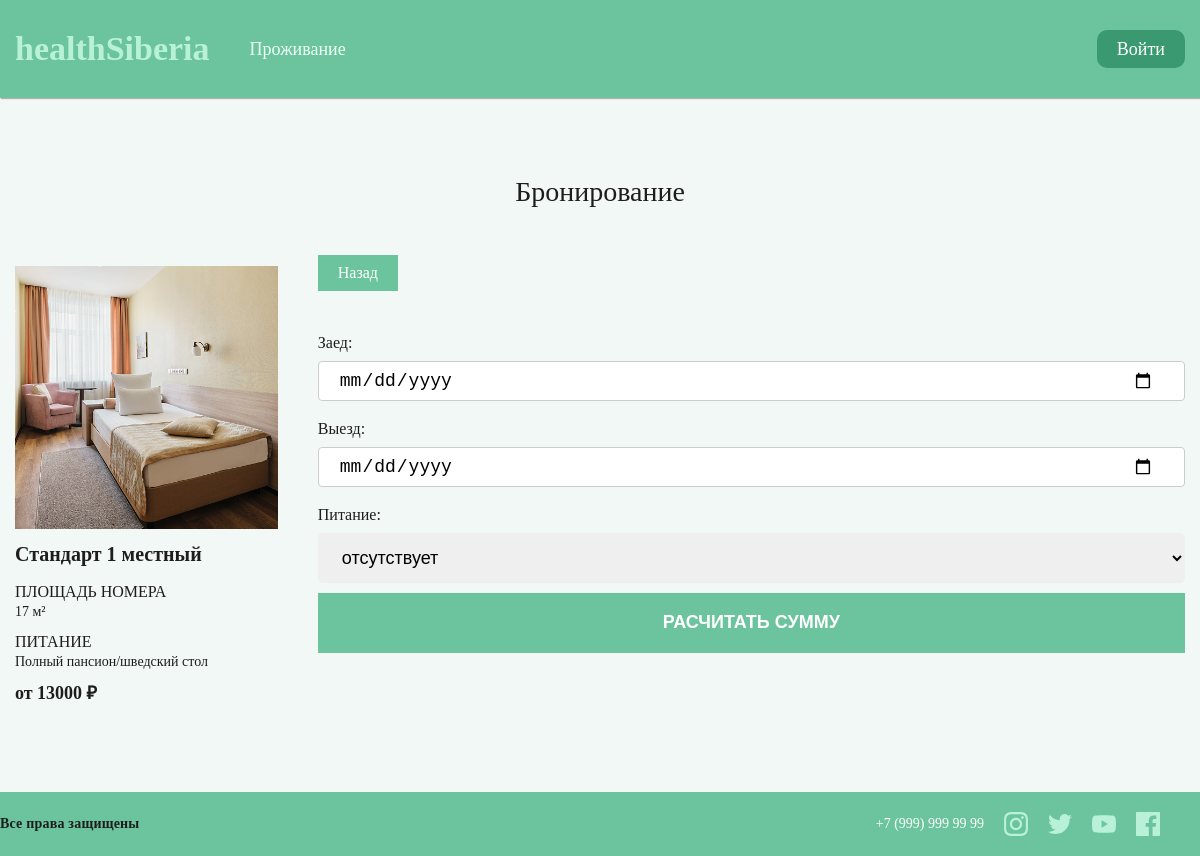
/book.php?id_ком=1, run on the app's committed database.
### tables this page shows
CREATE TABLE `rooms` (
  `id_комната` int(11) NOT NULL,
  `название` varchar(40) NOT NULL,
  `площадь` int(2) NOT NULL,
  `питание` varchar(40) NOT NULL,
  `цена` int(5) NOT NULL,
  `цена_питание` int(5) NOT NULL,
  `обложка` varchar(20) DEFAULT NULL
);

### book.php (the view, shortened to what this page needs)
<?php
	include_once('header.php');
?>
		<main class="main">
			<div class="living">
				<div class="_container">
					<div class="living_con">
						<div class="living_title">
							Бронирование
						</div>
						<div class="booking_block">
							<div class="room_card_">
								<?php
								$id_room = $_GET['id_ком'];
								require('connect.php');
								$query = "SELECT id_комната, название, площадь, питание, цена, обложка FROM rooms WHERE id_комната=".$id_room;
								$result = $mysqli -> query($query);
								while ($row = $result -> fetch_assoc()) {
								?>
								<div class="room_image_con"><img src="img/rooms/<?php print $row["обложка"]; ?>" alt=""></div>
								<div class="room">
									<div class="room_name"><?php print $row["название"]; ?></div>
									<div class="room_desc">
										<div class="desc">
											<div class="desc-title">ПЛОЩАДЬ НОМЕРА</div>
											<div class="desc-text"><?php print $row["площадь"]; ?> м²</div>
										</div>
										<div class="desc">
											<div class="desc-title">ПИТАНИЕ</div>
											<div class="desc-text"><?php print $row["питание"]; ?></div>
										</div>
										<div class="price">от <?php print $row["цена"]; ?> ₽</div>
									</div>
								</div>
								<?php
								}
								?>
							</div>
							<div class="do_booking">
								<form action="book_res.php?id_ком=<?php print $id_room ?>" method="post">
								<div class="form_item">
									<a href="living.php" class="back-btn res">Назад</a>
								</div>
									<div class="form_item">
										<label for="date_in_check" class="form_label">Заед:</label>
										<input class="date" type="date" id="date_in_check" name="date_in_check" value="<?php echo $check_in_date;?>" required>
									</div>
									<div class="form_item">
										<label for="date_out_check" class="form_label">Выезд:</label>
										<input class="date" type="date" id="date_out_check" name="date_out_check" value="<?php echo $check_out_date;?>" required>
									</div>
									<div class="form_item">
										<label class="form_label" for="meal_option">Питание:</label>
										<select name="meal_option" id="meal_option" class="select" value="<?php $meal; ?>" required>
											<option id="отсутствует" <?php if (isset($meal_option) && $meal_option == 'отсутствует') echo "selected";?>>отсутствует</option>
										</select>
									</div>
									<input type="submit" value="Расчитать сумму" class="form_button_task">
								</form>
							</div>
						</div>
					</div>
				</div>
			</div>
		</main>
<?php
	include_once('footer.php');
?>

### styles/main.css (style rules this page uses)
*, *::after, *::before { padding: 0; margin: 0; box-sizing: border-box; border: 0; }
a { text-decoration: none; }
main { flex: 1 0 auto; }
._container { max-width: 1280px; margin: 0px auto; padding: 0px 15px; box-sizing: content-box; }
.living_con { padding: 80px 0; }
.living_title { text-align: center; margin-bottom: 60px; font-size: 28px; font-weight: normal; }
.room_image_con img { max-width: 100%; transition: all 0.3s ease-in; }
.room_name { margin-top: 15px; margin-bottom: 20px; font-weight: bold; font-size: 20px; }
.desc { margin-bottom: 15px; }
.desc-title { font-size: 16px; font-weight: normal; margin-bottom: 5px; }
.desc-text { font-size: 14px; }
.price { font-weight: bold; font-size: 18px; margin-bottom: 10px; }
.booking_block { display: flex; gap: 40px; align-items: center; justify-content: center; }
.do_booking { width: 100%; }
.room_card_ { width: 30.3%; }
.res { margin-top: -70px; }
.back-btn { display: inline-block; padding: 10px 20px; color: #fff; font-size: 16px; background: #6BC49D; margin-bottom: 10px; }

### styles/form.css (style rules this page uses)
.form_item { margin-bottom: 10px; }
.form_label { font-size: 16px; display: block; margin-bottom: 10px; }
.select { height: 50px; width: 100%; border-radius: 5px; font-size: 18px; padding: 0px 20px; }
.form_button_task { width: 100%; min-height: 60px; background-color: #6BC49D; color: #fff; text-transform: uppercase; font-size: 18px; font-weight: 700; cursor: pointer; margin: 0 auto; padding: 10px 30px; transition: all 0.3s ease-in; }
.date { width: 100%; padding: 8px 20px; font-size: 18px; margin-bottom: 10px; border: 1px solid #ccc; border-radius: 4px; box-sizing: border-box; appearance: none; background-color: #fff; background-position: right center; background-repeat: no-repeat; padding-right: 30px; }

### data on the page
rooms: обложка (picture), название "Стандарт 1 местный", площадь "17", питание "Полный пансион/шведский стол", цена "13000"
